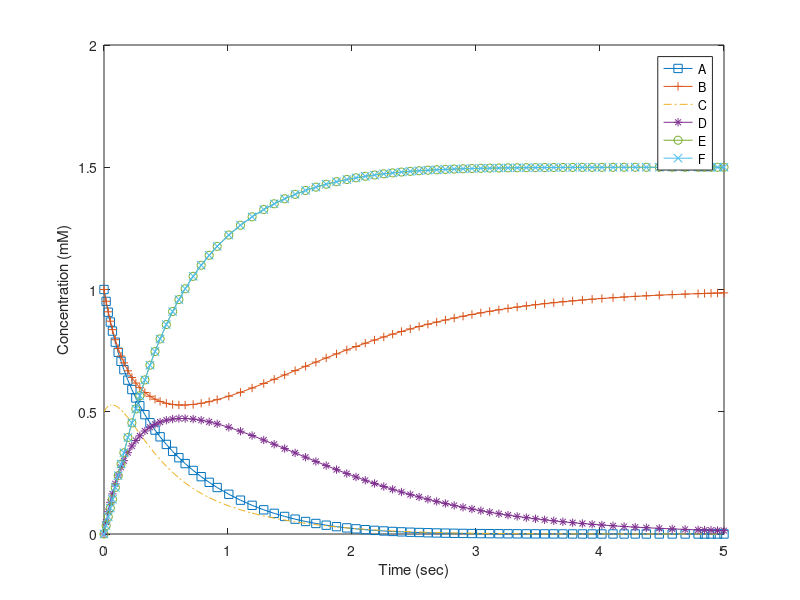
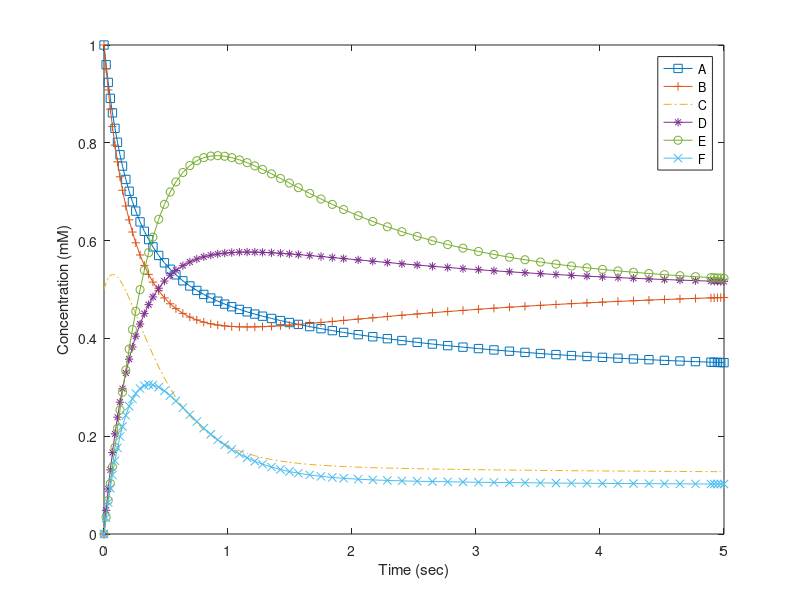
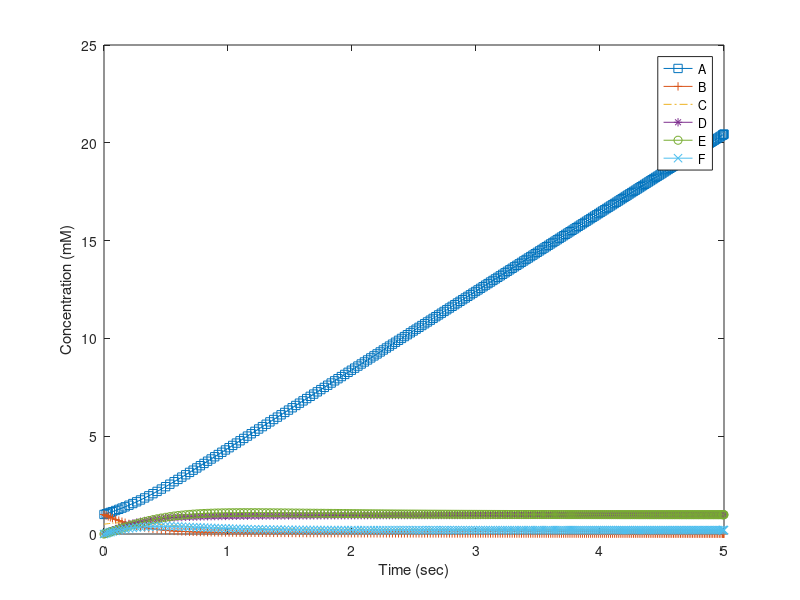

These figures' MATLAB source, in order:
function hw1()
    close all
    tspan = [0 5];
    y0 = [ 1; 1; 1/2; 0; 0; 0;];
    [t,y] = ode45(@ODE1,tspan,y0);
    figure;
    plot(t, y(:,1), '-s', t, y(:,2), '-+', t, y(:,3), '-.', t, y(:,4), '-*', t, y(:,5), '-o',t,y(:,6), '-x');
    xlabel('Time (sec)');
    ylabel('Concentration (mM)');
    legend('A','B','C','D','E','F');
    y0 = [ 1; 1; 1/2; 0; 0; 0;];
    [t,y] = ode45(@ODE2,tspan,y0);
    figure;
    plot(t, y(:,1), '-s', t, y(:,2), '-+', t, y(:,3), '-.', t, y(:,4), '-*', t, y(:,5), '-o',t,y(:,6), '-x');
    xlabel('Time (sec)');
    ylabel('Concentration (mM)');
    legend('A','B','C','D','E','F');
    y0 = [ 1; 1; 1/2; 0; 0; 0;];
    [t,y] = ode45(@ODE3,tspan,y0);
    figure;
    plot(t, y(:,1), '-s', t, y(:,2), '-+', t, y(:,3), '-.', t, y(:,4), '-*', t, y(:,5), '-o',t,y(:,6), '-x');
    xlabel('Time (sec)');
    ylabel('Concentration (mM)');
    legend('A','B','C','D','E','F');
%    y0 = [ 1.5; 3; 2;];
end

function dydt = ODE1(t,y) % question 2.4.7 a) iii)
    k1 = 3;
    k2 = 1;
    k3 = 4;
    v1 = k1 * y(1) * y(2);
    v2 = k2 * y(4);
    v3 = k3 * y(3);
    dydt(1) =-v1; % dA/dt
    dydt(2) =-v1 + v2; % dB/dt
    dydt(3) = v1 - v3; % dC/dt
    dydt(4) = v1 - v2; % dD/dt
    dydt(5) = v3; % dE/dt
    dydt(6) = v3; % dF/dt
    dydt = dydt';
end

function dydt = ODE2(t,y) % question 2.4.7 b) iii)
    k0 = 0.5;
    k1 = 3;
    k2 = 1;
    k3 = 4;
    k4 = 1;
    k5 = 5;
    v0 = k0;
    v1 = k1 * y(1) * y(2);
    v2 = k2 * y(4);
    v3 = k3 * y(3);
    v4 = k4 * y(5);
    v5 = k5 * y(6);
    dydt(1) = v0 - v1; % dA/dt
    dydt(2) =-v1 + v2; % dB/dt
    dydt(3) = v1 - v3; % dC/dt
    dydt(4) = v1 - v2; % dD/dt
    dydt(5) = v3 - v4; % dE/dt
    dydt(6) = v3 - v5; % dF/dt
    dydt = dydt';
end

function dydt = ODE3(t,y) % question 2.4.7 b) iv)
    k0 = 5;
    k1 = 3;
    k2 = 1;
    k3 = 4;
    k4 = 1;
    k5 = 5;
    v0 = k0;
    v1 = k1 * y(1) * y(2);
    v2 = k2 * y(4);
    v3 = k3 * y(3);
    v4 = k4 * y(5);
    v5 = k5 * y(6);
    dydt(1) = v0 - v1; % dA/dt
    dydt(2) =-v1 + v2; % dB/dt
    dydt(3) = v1 - v3; % dC/dt
    dydt(4) = v1 - v2; % dD/dt
    dydt(5) = v3 - v4; % dE/dt
    dydt(6) = v3 - v5; % dF/dt
    dydt = dydt';
end

function dydt = ODE4(t,y) % question 2.4.8 a)
    k1 = 0.05;
    k2 = 0.7;
    km1 = 0.005;
    km2 = 0.4;
    dydt(1) =-k1 * y(1) + km1 * y(2); % dA/dt
    dydt(2) = k1 * y(1) - km1 * y(2) - k2 * y(2) + km2 * y(3); % dB/dt
    dydt(3) = k2 * y(2) - km2 * y(3); % dC/dt
    dydt = dydt';
end

function dydt = ODE5(t,y) % question 2.4.8 c)
    
end

function dydt = ODE6(t,y) % question 2.4.9 a)
    k0 = 1;
    k1 = 11;
    km1 = 8;
    k2 = 0.2;
    dydt(1) = k0 - k2 * y(1) - k1 * y(1) + km1 * y(2); % dA/dt
    dydt(2) = k1 * y(1) - km1 * y(2); % dB/dt
end

function dydt = ODE7(t,y) % question 2.4.9 c)
end
